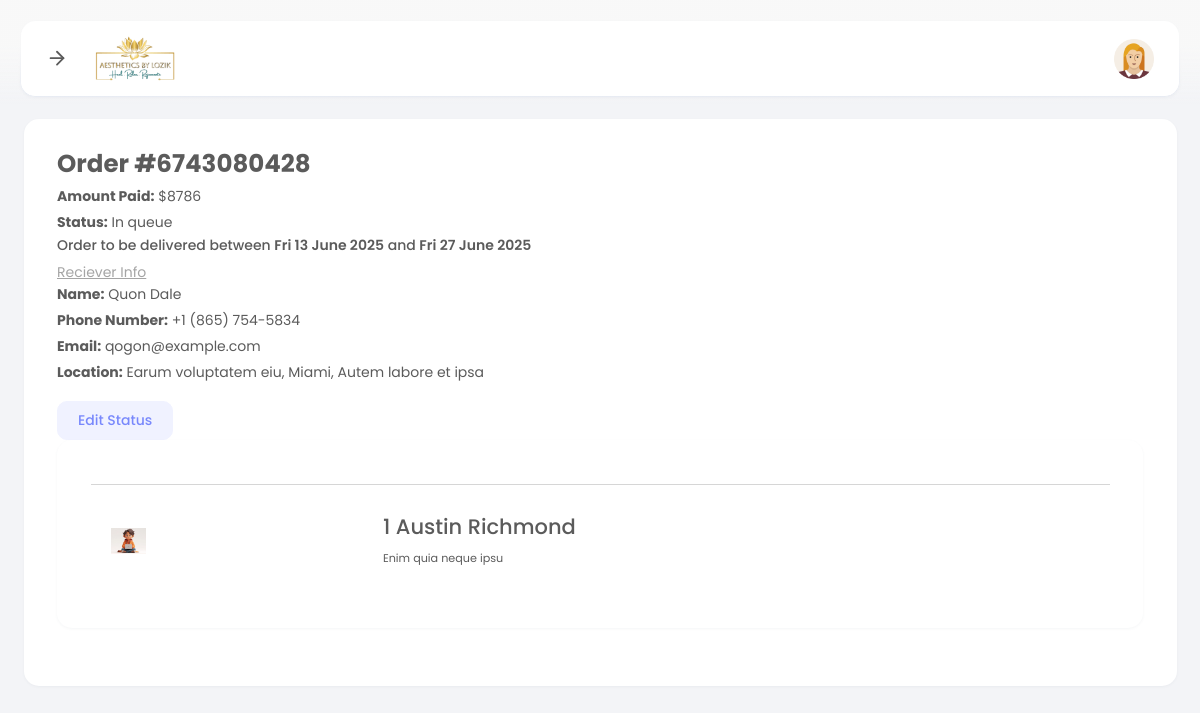
Screenshot of /manager/view-order.php?oid=6743080428 (signed in) with the database file from the repository.
### tables this page shows
CREATE TABLE `orders` (
  `id` int(11) NOT NULL,
  `orderid` varchar(20) NOT NULL,
  `userid` varchar(10) NOT NULL,
  `ref` varchar(50) DEFAULT NULL,
  `items` text NOT NULL,
  `amount` float NOT NULL,
  `firstname` varchar(20) NOT NULL,
  `lastname` varchar(20) NOT NULL,
  `email` varchar(50) NOT NULL,
  `phone` varchar(30) NOT NULL,
  `country` varchar(30) NOT NULL,
  `city` varchar(30) NOT NULL,
  `zipcode` varchar(10) NOT NULL,
  `address1` varchar(255) NOT NULL,
  `address2` varchar(255) NOT NULL,
  `status` varchar(50) NOT NULL DEFAULT 'In queue',
  `created_at` datetime NOT NULL DEFAULT current_timestamp()
);

CREATE TABLE `products` (
  `id` int(11) NOT NULL,
  `category_id` int(11) NOT NULL,
  `productid` varchar(11) NOT NULL,
  `name` varchar(255) NOT NULL,
  `tags` varchar(255) NOT NULL,
  `price` int(11) NOT NULL,
  `discount` float NOT NULL,
  `description` text NOT NULL,
  `image` varchar(255) NOT NULL,
  `status` varchar(30) NOT NULL DEFAULT 'available',
  `created_at` datetime NOT NULL DEFAULT current_timestamp()
);

### manager/view-order.php (the view, shortened to what this page needs)
<?php
include_once "../config.php";
if (isset($_GET["oid"])) {
    $orderid = $_GET["oid"];
} else {
    echo "<script>location.href='orders.php'</script>";
}
$getOrders = mysqli_query($conn, "SELECT * FROM `orders` WHERE `orderid` = '$orderid'");
$orders = mysqli_fetch_assoc($getOrders);
$date1 = new DateTime($orders["created_at"]);
$date2 = new DateTime($orders["created_at"]);
$date1->modify("+ 14 days");
$date2->modify("+ 28 days");
$first_date = $date1->format("D d F Y");
$second_date = $date2->format("D d F Y");
?>
<!DOCTYPE html>
<html lang="en">
<head>
    <link href="assets/plugins/bootstrap/css/bootstrap.min.css" rel="stylesheet">
    <link href="assets/plugins/font-awesome/css/all.min.css" rel="stylesheet">
    <link href="assets/plugins/perfectscroll/perfect-scrollbar.css" rel="stylesheet">
    <link href="assets/css/main.min.css" rel="stylesheet">
    <link href="assets/css/custom.css" rel="stylesheet">
</head>
<body>
    <div class="page-container">
        <?php include("components/menu.php"); ?>
        <div class="page-content">
            <div class="main-wrapper">
                <div class="row">
                    <div class="col">
                        <div class="card">
                            <div class="card-body">
                                <div class="row">
                                    <div class="col-8">
                                        <h3 class="fw-bold">Order #<?= $orders["orderid"]; ?></h3>
                                    </div>
                                    <div class="col-12">
                                        <p class="mb-1"><span class="fw-bold">Amount Paid:</span>
                                            $<?= $orders["amount"]; ?></p>
                                        <p class="mb-1"><span class="fw-bold">Status:</span> <?= $orders["status"]; ?>
                                        </p>
                                        <h6 class="mt-0 pt-0">Order to be delivered between <b><?= $first_date; ?></b>
                                            and <b><?= $second_date; ?></b></h6>
                                        <span class="text-decoration-underline text-secondary">Reciever Info</span>
                                        <p class="mb-1"><span class="fw-bold">Name:</span>
                                            <?= $orders["firstname"] . " " . $orders["lastname"]; ?></p>
                                        <p class="mb-1"><span class="fw-bold">Phone Number:</span>
                                            <?= $orders["phone"]; ?></p>
                                        <p class="mb-1"><span class="fw-bold">Email:</span> <?= $orders["email"]; ?></p>
                                        <p class="mb-1"><span class="fw-bold">Location:</span>
                                            <?= $orders["address1"] . ", " . $orders["city"] . ", " . $orders["country"]; ?>
                                        </p>
                                        <div class="btn-group mt-3">
                                            <button type="button" class="btn btn-primary" data-bs-toggle="modal"
                                                data-bs-target="#modalId">
                                                Edit Status
                                            </button>
                                        </div>
                                    </div>
                                </div>
                                <div class="row">
                                    <div class="col">
                                        <div class="card">
                                            <div class="card-body">
                                                <div class="row">
                                                    <div class="table-responsive">
                                                        <hr>
                                                        <table class="table invoice-table">
                                                            <tbody>
                                                                <?php
                                                                $a = $orders["items"];
                                                                $items = json_decode($a, true);
                                                                foreach ($items as $item) {
                                                                    $productid = $item["productid"];
                                                                    $getProduct = mysqli_query($conn, "SELECT * FROM `products` WHERE `productid` = '$productid'");
                                                                    $product = mysqli_fetch_assoc($getProduct);
                                                                    ?>
                                                                    <tr>
                                                                        <td scope="row">
                                                                            <img class="img-fluid"
                                                                                style="object-fit: contain"
                                                                                src="../uploads/<?= $product["image"]; ?>">
                                                                        </td>
                                                                        <td>
                                                                            <h4><?= $item["quantity"] . " " . $product["name"]; ?>
                                                                            </h4>
                                                                            <small><?= $product["tags"]; ?></small>
                                                                        </td>
                                                                    </tr>
                                                                    <?php
                                                                }
                                                                ?>
                                                            </tbody>
                                                        </table>
                                                    </div>
                                                </div>
                                            </div>
                                        </div>
                                    </div>
                                </div>
                            </div>
                        </div>
                    </div>
                </div>
            </div>
        </div>
    </div>
</body>
</html>

### rows the page displays
orders: orderid "6743080428", amount "8786", status "In queue", created_at "Fri 13 June 2025", created_at "Fri 27 June 2025", firstname "Quon", lastname "Dale", phone "+1 (865) 754-5834", email "qogon@example.com", address1 "Earum voluptatem eiu", city "Miami", country "Autem labore et ipsa"
products: image (picture), quantity "1", name "Austin Richmond", tags "Enim quia neque ipsu"
